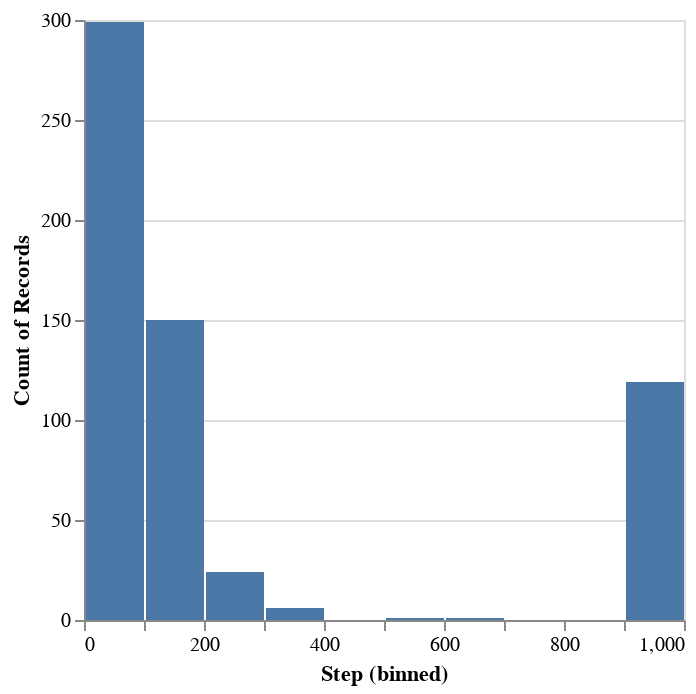

The notebook cell saved with this chart:
### Code cell
df["Step"].plot.hist()

### Figure 1 — Vega-Lite specification as saved in the notebook (floating-point values rounded to 4 significant figures; data arrays with more than 128 entries replaced by an {"elided": "..."} marker saying what was removed)
{"config": {"view": {"continuousWidth": 300, "continuousHeight": 300}}, "data": {"name": "data-7bc4d4f43d7ecf7217f7fdfd37f87262"}, "mark": {"type": "bar", "tooltip": true}, "encoding": {"x": {"bin": true, "field": "Step", "type": "quantitative"}, "y": {"aggregate": "count", "type": "quantitative"}}, "params": [{"name": "param_16", "select": {"type": "interval", "encodings": ["x", "y"]}, "bind": "scales"}], "$schema": "https://vega.github.io/schema/vega-lite/v5.20.1.json", "datasets": {"data-7bc4d4f43d7ecf7217f7fdfd37f87262": {"elided": "600 records"}}}
